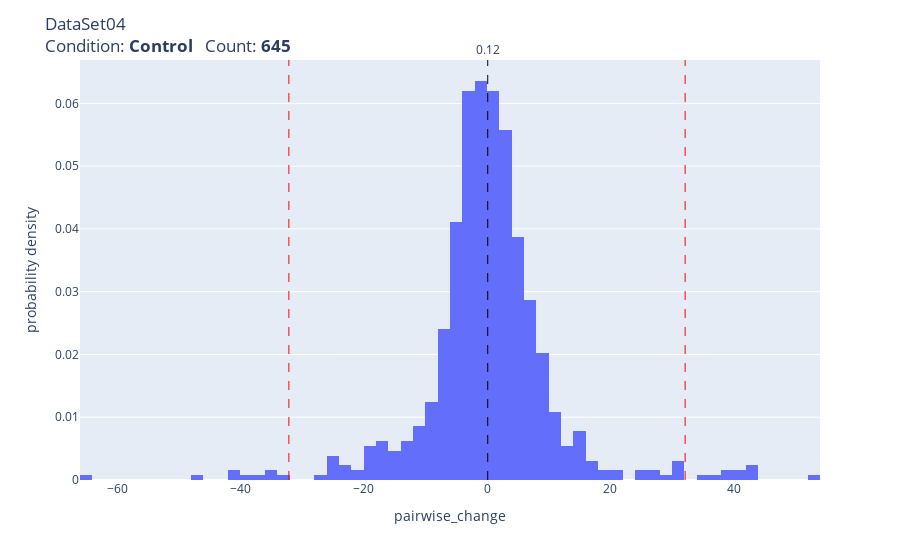
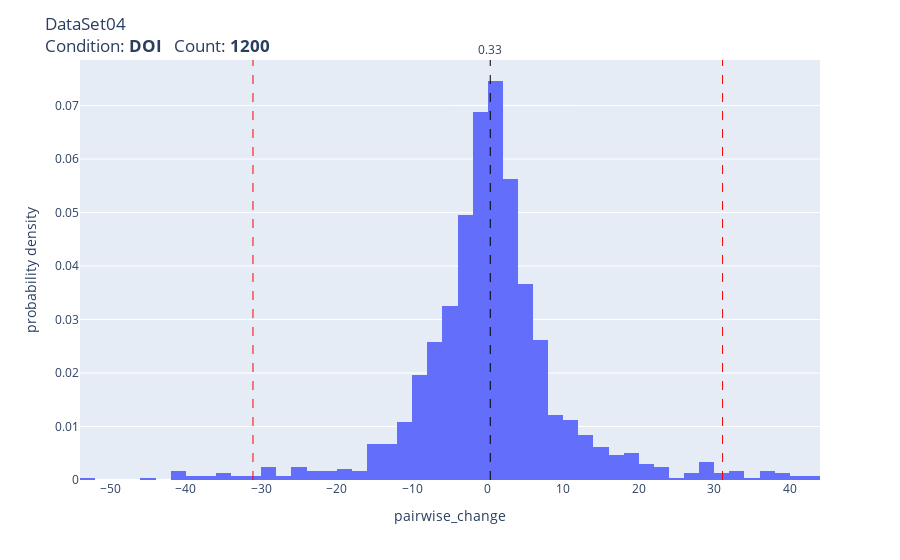

The notebook cell these images were saved under, in order:
### Code cell
dataset = 'DataSet04'
pairwise_change_histogram(dataset=dataset, condition='Control')
pairwise_change_histogram(dataset=dataset, condition='DOI')

### Figure 1 — Plotly figure (JSON) as saved in the notebook; plotly's stock layout.template omitted (floating-point values rounded to 4 significant figures; data arrays with more than 128 entries replaced by an {"elided": "..."} marker saying what was removed)
{"data": [{"alignmentgroup": "True", "bingroup": "x", "histnorm": "probability density", "hovertemplate": "pairwise_change=%{x}<br>probability density=%{y}<extra></extra>", "legendgroup": "", "marker": {"color": "#636efa", "pattern": {"shape": ""}}, "name": "", "offsetgroup": "", "orientation": "v", "showlegend": false, "type": "histogram", "x": {"elided": "645 float values"}, "xaxis": "x", "yaxis": "y"}], "layout": {"annotations": [{"showarrow": false, "text": "0.12", "x": 0.1181, "xanchor": "center", "xref": "x", "y": 1, "yanchor": "bottom", "yref": "y domain"}, {"showarrow": false, "text": "", "x": 32.13, "xanchor": "center", "xref": "x", "y": 1, "yanchor": "bottom", "yref": "y domain"}, {"showarrow": false, "text": "", "x": -32.13, "xanchor": "center", "xref": "x", "y": 1, "yanchor": "bottom", "yref": "y domain"}], "barmode": "relative", "legend": {"tracegroupgap": 0}, "margin": {"t": 60}, "shapes": [{"line": {"color": "black", "dash": "dash", "width": 1}, "type": "line", "x0": 0.1181, "x1": 0.1181, "xref": "x", "y0": 0, "y1": 1, "yref": "y domain"}, {"line": {"color": "red", "dash": "dash", "width": 1}, "type": "line", "x0": 32.13, "x1": 32.13, "xref": "x", "y0": 0, "y1": 1, "yref": "y domain"}, {"line": {"color": "red", "dash": "dash", "width": 1}, "type": "line", "x0": -32.13, "x1": -32.13, "xref": "x", "y0": 0, "y1": 1, "yref": "y domain"}], "title": {"text": "DataSet04<br>Condition: <b>Control</b>   Count: <b>645</b>"}, "xaxis": {"anchor": "y", "domain": [0, 1], "title": {"text": "pairwise_change"}}, "yaxis": {"anchor": "x", "domain": [0, 1], "title": {"text": "probability density"}}}}

### Figure 2 — Plotly figure (JSON) as saved in the notebook; plotly's stock layout.template omitted (floating-point values rounded to 4 significant figures; data arrays with more than 128 entries replaced by an {"elided": "..."} marker saying what was removed)
{"data": [{"alignmentgroup": "True", "bingroup": "x", "histnorm": "probability density", "hovertemplate": "pairwise_change=%{x}<br>probability density=%{y}<extra></extra>", "legendgroup": "", "marker": {"color": "#636efa", "pattern": {"shape": ""}}, "name": "", "offsetgroup": "", "orientation": "v", "showlegend": false, "type": "histogram", "x": {"elided": "1200 float values"}, "xaxis": "x", "yaxis": "y"}], "layout": {"annotations": [{"showarrow": false, "text": "0.33", "x": 0.3313, "xanchor": "center", "xref": "x", "y": 1, "yanchor": "bottom", "yref": "y domain"}, {"showarrow": false, "text": "", "x": 31.09, "xanchor": "center", "xref": "x", "y": 1, "yanchor": "bottom", "yref": "y domain"}, {"showarrow": false, "text": "", "x": -31.09, "xanchor": "center", "xref": "x", "y": 1, "yanchor": "bottom", "yref": "y domain"}], "barmode": "relative", "legend": {"tracegroupgap": 0}, "margin": {"t": 60}, "shapes": [{"line": {"color": "black", "dash": "dash", "width": 1}, "type": "line", "x0": 0.3313, "x1": 0.3313, "xref": "x", "y0": 0, "y1": 1, "yref": "y domain"}, {"line": {"color": "red", "dash": "dash", "width": 1}, "type": "line", "x0": 31.09, "x1": 31.09, "xref": "x", "y0": 0, "y1": 1, "yref": "y domain"}, {"line": {"color": "red", "dash": "dash", "width": 1}, "type": "line", "x0": -31.09, "x1": -31.09, "xref": "x", "y0": 0, "y1": 1, "yref": "y domain"}], "title": {"text": "DataSet04<br>Condition: <b>DOI</b>   Count: <b>1200</b>"}, "xaxis": {"anchor": "y", "domain": [0, 1], "title": {"text": "pairwise_change"}}, "yaxis": {"anchor": "x", "domain": [0, 1], "title": {"text": "probability density"}}}}
